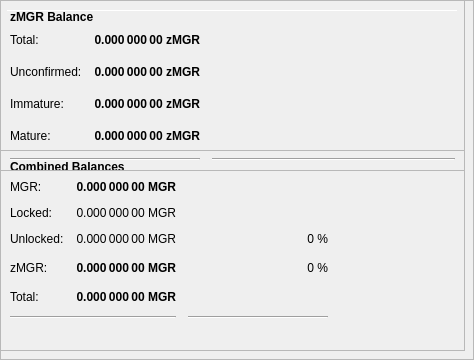
        <widget class="QFrame" name="frameObfuscation">
         <property name="minimumSize">
          <size>
           <width>0</width>
           <height>350</height>
          </size>
         </property>
         <property name="layoutDirection">
          <enum>Qt::LeftToRight</enum>
         </property>
         <property name="frameShape">
          <enum>QFrame::StyledPanel</enum>
         </property>
         <property name="frameShadow">
          <enum>QFrame::Raised</enum>
         </property>
         <widget class="QPushButton" name="runAutoDenom">
          <property name="geometry">
           <rect>
            <x>251</x>
            <y>17</y>
            <width>1</width>
            <height>1</height>
           </rect>
          </property>
          <property name="palette">
           <palette>
            <active>
             <colorrole role="WindowText">
              <brush brushstyle="SolidPattern">
               <color alpha="255">
                <red>0</red>
                <green>0</green>
                <blue>0</blue>
               </color>
              </brush>
             </colorrole>
             <colorrole role="Button">
              <brush brushstyle="SolidPattern">
               <color alpha="255">
                <red>239</red>
                <green>238</green>
                <blue>238</blue>
               </color>
              </brush>
             </colorrole>
             <colorrole role="Light">
              <brush brushstyle="SolidPattern">
               <color alpha="255">
                <red>255</red>
                <green>255</green>
                <blue>255</blue>
               </color>
              </brush>
             </colorrole>
             <colorrole role="Midlight">
              <brush brushstyle="SolidPattern">
               <color alpha="255">
                <red>247</red>
                <green>246</green>
                <blue>246</blue>
               </color>
              </brush>
             </colorrole>
             <colorrole role="Dark">
              <brush brushstyle="SolidPattern">
               <color alpha="255">
                <red>119</red>
                <green>119</green>
                <blue>119</blue>
               </color>
              </brush>
             </colorrole>
             <colorrole role="Mid">
              <brush brushstyle="SolidPattern">
               <color alpha="255">
                <red>159</red>
                <green>159</green>
                <blue>159</blue>
               </color>
              </brush>
             </colorrole>
             <colorrole role="Text">
              <brush brushstyle="SolidPattern">
               <color alpha="255">
                <red>0</red>
                <green>0</green>
                <blue>0</blue>
               </color>
              </brush>
             </colorrole>
             <colorrole role="BrightText">
              <brush brushstyle="SolidPattern">
               <color alpha="255">
                <red>255</red>
                <green>255</green>
                <blue>255</blue>
               </color>
              </brush>
             </colorrole>
             <colorrole role="ButtonText">
              <brush brushstyle="SolidPattern">
               <color alpha="255">
                <red>0</red>
                <green>0</green>
                <blue>0</blue>
               </color>
              </brush>
             </colorrole>
             <colorrole role="Base">
              <brush brushstyle="SolidPattern">
               <color alpha="255">
                <red>255</red>
                <green>255</green>
                <blue>255</blue>
               </color>
              </brush>
             </colorrole>
             <colorrole role="Window">
              <brush brushstyle="SolidPattern">
               <color alpha="255">
                <red>239</red>
                <green>238</green>
                <blue>238</blue>
               </color>
              </brush>
             </colorrole>
             <colorrole role="Shadow">
              <brush brushstyle="SolidPattern">
               <color alpha="255">
                <red>0</red>
                <green>0</green>
                <blue>0</blue>
               </color>
              </brush>
             </colorrole>
             <colorrole role="AlternateBase">
              <brush brushstyle="SolidPattern">
               <color alpha="255">
                <red>247</red>
                <green>246</green>
                <blue>246</blue>
               </color>
              </brush>
             </colorrole>
             <colorrole role="ToolTipBase">
              <brush brushstyle="SolidPattern">
               <color alpha="255">
                <red>255</red>
                <green>255</green>
                <blue>220</blue>
               </color>
              </brush>
             </colorrole>
             <colorrole role="ToolTipText">
              <brush brushstyle="SolidPattern">
               <color alpha="255">
                <red>0</red>
                <green>0</green>
                <blue>0</blue>
               </color>
              </brush>
             </colorrole>
            </active>
            <inactive>
             <colorrole role="WindowText">
              <brush brushstyle="SolidPattern">
               <color alpha="255">
                <red>0</red>
                <green>0</green>
                <blue>0</blue>
               </color>
              </brush>
             </colorrole>
             <colorrole role="Button">
              <brush brushstyle="SolidPattern">
               <color alpha="255">
                <red>239</red>
                <green>238</green>
                <blue>238</blue>
               </color>
              </brush>
             </colorrole>
             <colorrole role="Light">
              <brush brushstyle="SolidPattern">
               <color alpha="255">
                <red>255</red>
                <green>255</green>
                <blue>255</blue>
               </color>
              </brush>
             </colorrole>
             <colorrole role="Midlight">
              <brush brushstyle="SolidPattern">
               <color alpha="255">
                <red>247</red>
                <green>246</green>
                <blue>246</blue>
               </color>
              </brush>
             </colorrole>
             <colorrole role="Dark">
              <brush brushstyle="SolidPattern">
               <color alpha="255">
                <red>119</red>
                <green>119</green>
                <blue>119</blue>
               </color>
              </brush>
             </colorrole>
             <colorrole role="Mid">
              <brush brushstyle="SolidPattern">
               <color alpha="255">
                <red>159</red>
                <green>159</green>
                <blue>159</blue>
               </color>
              </brush>
             </colorrole>
             <colorrole role="Text">
              <brush brushstyle="SolidPattern">
               <color alpha="255">
                <red>0</red>
                <green>0</green>
                <blue>0</blue>
               </color>
              </brush>
             </colorrole>
             <colorrole role="BrightText">
              <brush brushstyle="SolidPattern">
               <color alpha="255">
                <red>255</red>
                <green>255</green>
                <blue>255</blue>
               </color>
              </brush>
             </colorrole>
             <colorrole role="ButtonText">
              <brush brushstyle="SolidPattern">
               <color alpha="255">
                <red>0</red>
                <green>0</green>
                <blue>0</blue>
               </color>
              </brush>
             </colorrole>
             <colorrole role="Base">
              <brush brushstyle="SolidPattern">
               <color alpha="255">
                <red>255</red>
                <green>255</green>
                <blue>255</blue>
               </color>
              </brush>
             </colorrole>
             <colorrole role="Window">
              <brush brushstyle="SolidPattern">
               <color alpha="255">
                <red>239</red>
                <green>238</green>
                <blue>238</blue>
               </color>
              </brush>
             </colorrole>
             <colorrole role="Shadow">
              <brush brushstyle="SolidPattern">
               <color alpha="255">
                <red>0</red>
                <green>0</green>
                <blue>0</blue>
               </color>
              </brush>
             </colorrole>
             <colorrole role="AlternateBase">
              <brush brushstyle="SolidPattern">
               <color alpha="255">
                <red>247</red>
                <green>246</green>
                <blue>246</blue>
               </color>
              </brush>
             </colorrole>
             <colorrole role="ToolTipBase">
              <brush brushstyle="SolidPattern">
               <color alpha="255">
                <red>255</red>
                <green>255</green>
                <blue>220</blue>
               </color>
              </brush>
             </colorrole>
             <colorrole role="ToolTipText">
              <brush brushstyle="SolidPattern">
               <color alpha="255">
                <red>0</red>
                <green>0</green>
                <blue>0</blue>
               </color>
              </brush>
             </colorrole>
            </inactive>
            <disabled>
             <colorrole role="WindowText">
              <brush brushstyle="SolidPattern">
               <color alpha="255">
                <red>119</red>
                <green>119</green>
                <blue>119</blue>
               </color>
              </brush>
             </colorrole>
             <colorrole role="Button">
              <brush brushstyle="SolidPattern">
               <color alpha="255">
                <red>239</red>
                <green>238</green>
                <blue>238</blue>
               </color>
              </brush>
             </colorrole>
             <colorrole role="Light">
              <brush brushstyle="SolidPattern">
               <color alpha="255">
                <red>255</red>
                <green>255</green>
                <blue>255</blue>
               </color>
              </brush>
             </colorrole>
             <colorrole role="Midlight">
              <brush brushstyle="SolidPattern">
               <color alpha="255">
                <red>247</red>
                <green>246</green>
                <blue>246</blue>
               </color>
              </brush>
             </colorrole>
             <colorrole role="Dark">
              <brush brushstyle="SolidPattern">
               <color alpha="255">
                <red>119</red>
                <green>119</green>
                <blue>119</blue>
               </color>
              </brush>
             </colorrole>
             <colorrole role="Mid">
              <brush brushstyle="SolidPattern">
               <color alpha="255">
                <red>159</red>
                <green>159</green>
                <blue>159</blue>
               </color>
              </brush>
             </colorrole>
             <colorrole role="Text">
              <brush brushstyle="SolidPattern">
               <color alpha="255">
                <red>119</red>
                <green>119</green>
                <blue>119</blue>
               </color>
              </brush>
             </colorrole>
             <colorrole role="BrightText">
              <brush brushstyle="SolidPattern">
               <color alpha="255">
                <red>255</red>
                <green>255</green>
                <blue>255</blue>
               </color>
              </brush>
             </colorrole>
             <colorrole role="ButtonText">
              <brush brushstyle="SolidPattern">
               <color alpha="255">
                <red>119</red>
                <green>119</green>
                <blue>119</blue>
               </color>
              </brush>
             </colorrole>
             <colorrole role="Base">
              <brush brushstyle="SolidPattern">
               <color alpha="255">
                <red>239</red>
                <green>238</green>
                <blue>238</blue>
               </color>
              </brush>
             </colorrole>
             <colorrole role="Window">
              <brush brushstyle="SolidPattern">
               <color alpha="255">
                <red>239</red>
                <green>238</green>
                <blue>238</blue>
               </color>
              </brush>
             </colorrole>
             <colorrole role="Shadow">
              <brush brushstyle="SolidPattern">
               <color alpha="255">
                <red>0</red>
                <green>0</green>
                <blue>0</blue>
               </color>
              </brush>
             </colorrole>
             <colorrole role="AlternateBase">
              <brush brushstyle="SolidPattern">
               <color alpha="255">
                <red>239</red>
                <green>238</green>
                <blue>238</blue>
               </color>
              </brush>
             </colorrole>
             <colorrole role="ToolTipBase">
              <brush brushstyle="SolidPattern">
               <color alpha="255">
                <red>255</red>
                <green>255</green>
                <blue>220</blue>
               </color>
              </brush>
             </colorrole>
             <colorrole role="ToolTipText">
              <brush brushstyle="SolidPattern">
               <color alpha="255">
                <red>0</red>
                <green>0</green>
                <blue>0</blue>
               </color>
              </brush>
             </colorrole>
            </disabled>
           </palette>
          </property>
          <property name="focusPolicy">
           <enum>Qt::NoFocus</enum>
          </property>
          <property name="autoFillBackground">
           <bool>true</bool>
          </property>
          <property name="text">
           <string/>
          </property>
          <property name="flat">
           <bool>true</bool>
          </property>
         </widget>
         <widget class="Line" name="line">
          <property name="geometry">
           <rect>
            <x>7</x>
            <y>10</y>
            <width>451</width>
            <height>1</height>
           </rect>
          </property>
          <property name="orientation">
           <enum>Qt::Horizontal</enum>
          </property>
         </widget>
         <widget class="QFrame" name="frame_3">
          <property name="geometry">
           <rect>
            <x>0</x>
            <y>150</y>
            <width>465</width>
            <height>201</height>
           </rect>
          </property>
          <property name="frameShape">
           <enum>QFrame::StyledPanel</enum>
          </property>
          <property name="frameShadow">
           <enum>QFrame::Raised</enum>
          </property>
          <layout class="QVBoxLayout" name="verticalLayout_5">
           <item>
            <layout class="QHBoxLayout" name="horizontalLayout_5" stretch="0">
             <item>
              <widget class="QLabel" name="label_5z">
               <property name="maximumSize">
                <size>
                 <width>16777215</width>
                 <height>20</height>
                </size>
               </property>
               <property name="font">
                <font>
                 <weight>75</weight>
                 <bold>true</bold>
                </font>
               </property>
               <property name="toolTip">
                <string>Combined Balances (including unconfirmed and immature coins)</string>
               </property>
               <property name="text">
                <string>&lt;html&gt;&lt;head/&gt;&lt;body&gt;&lt;p&gt;Combined Balances&lt;/p&gt;&lt;/body&gt;&lt;/html&gt;</string>
               </property>
              </widget>
             </item>
            </layout>
           </item>
           <item>
            <layout class="QGridLayout" name="gridLayout_3">
             <property name="spacing">
              <number>12</number>
             </property>
             <item row="7" column="0" colspan="2">
              <widget class="Line" name="lineSpendableBalance_3">
               <property name="orientation">
                <enum>Qt::Horizontal</enum>
               </property>
              </widget>
             </item>
             <item row="7" column="2">
              <widget class="Line" name="lineWatchBalance_3">
               <property name="sizePolicy">
                <sizepolicy hsizetype="Preferred" vsizetype="Fixed">
                 <horstretch>0</horstretch>
                 <verstretch>0</verstretch>
                </sizepolicy>
               </property>
               <property name="minimumSize">
                <size>
                 <width>140</width>
                 <height>0</height>
                </size>
               </property>
               <property name="orientation">
                <enum>Qt::Horizontal</enum>
               </property>
              </widget>
             </item>
             <item row="4" column="1">
              <widget class="QLabel" name="labelzBalancez">
               <property name="font">
                <font>
                 <weight>75</weight>
                 <bold>true</bold>
                </font>
               </property>
               <property name="cursor">
                <cursorShape>IBeamCursor</cursorShape>
               </property>
               <property name="toolTip">
                <string>Total of transactions that have yet to be confirmed, and do not yet count toward the spendable balance</string>
               </property>
               <property name="text">
                <string notr="true">0.000 000 00 MGR</string>
               </property>
               <property name="alignment">
                <set>Qt::AlignRight|Qt::AlignTrailing|Qt::AlignVCenter</set>
               </property>
               <property name="textInteractionFlags">
                <set>Qt::LinksAccessibleByMouse|Qt::TextSelectableByKeyboard|Qt::TextSelectableByMouse</set>
               </property>
              </widget>
             </item>
             <item row="6" column="1">
              <widget class="QLabel" name="labelTotalz">
               <property name="font">
                <font>
                 <weight>75</weight>
                 <bold>true</bold>
                </font>
               </property>
               <property name="cursor">
                <cursorShape>IBeamCursor</cursorShape>
               </property>
               <property name="toolTip">
                <string>Total Balance, including unconfirmed and immature coins.</string>
               </property>
               <property name="text">
                <string notr="true">0.000 000 00 MGR</string>
               </property>
               <property name="alignment">
                <set>Qt::AlignRight|Qt::AlignTrailing|Qt::AlignVCenter</set>
               </property>
               <property name="textInteractionFlags">
                <set>Qt::LinksAccessibleByMouse|Qt::TextSelectableByKeyboard|Qt::TextSelectableByMouse</set>
               </property>
              </widget>
             </item>
             <item row="4" column="3">
              <spacer name="horizontalSpacer_6">
               <property name="orientation">
                <enum>Qt::Horizontal</enum>
               </property>
               <property name="sizeHint" stdset="0">
                <size>
                 <width>40</width>
                 <height>20</height>
                </size>
               </property>
              </spacer>
             </item>
             <item row="6" column="0">
              <widget class="QLabel" name="labelTotalTextz">
               <property name="text">
                <string>Total:</string>
               </property>
              </widget>
             </item>
             <item row="1" column="0">
              <widget class="QLabel" name="labelBalanceTextz">
               <property name="text">
                <string>MGR:</string>
               </property>
              </widget>
             </item>
             <item row="1" column="1">
              <widget class="QLabel" name="labelBalancez">
               <property name="font">
                <font>
                 <weight>75</weight>
                 <bold>true</bold>
                </font>
               </property>
               <property name="cursor">
                <cursorShape>IBeamCursor</cursorShape>
               </property>
               <property name="toolTip">
                <string>Your current spendable balance</string>
               </property>
               <property name="text">
                <string notr="true">0.000 000 00 MGR</string>
               </property>
               <property name="alignment">
                <set>Qt::AlignRight|Qt::AlignTrailing|Qt::AlignVCenter</set>
               </property>
               <property name="textInteractionFlags">
                <set>Qt::LinksAccessibleByMouse|Qt::TextSelectableByKeyboard|Qt::TextSelectableByMouse</set>
               </property>
              </widget>
             </item>
             <item row="4" column="0">
              <widget class="QLabel" name="labelzBalanceTextz">
               <property name="toolTip">
                <string/>
               </property>
               <property name="text">
                <string>zMGR:</string>
               </property>
              </widget>
             </item>
             <item row="4" column="2">
              <widget class="QLabel" name="labelzMGRPercent">
               <property name="toolTip">
                <string>Current percentage of zMGR.
If AutoMint is enabled this percentage will settle around the configured AutoMint percentage (default = 10%)</string>
               </property>
               <property name="text">
                <string>0 %</string>
               </property>
               <property name="alignment">
                <set>Qt::AlignRight|Qt::AlignTrailing|Qt::AlignVCenter</set>
               </property>
              </widget>
             </item>
             <item row="6" column="2">
              <widget class="QLabel" name="label100Percent">
               <property name="text">
                <string/>
               </property>
               <property name="alignment">
                <set>Qt::AlignRight|Qt::AlignTrailing|Qt::AlignVCenter</set>
               </property>
              </widget>
             </item>
             <item row="2" column="1">
              <widget class="QLabel" name="labelLockedBalance">
               <property name="toolTip">
                <string>Locked MGR or Masternode collaterals. These are excluded from zMGR minting.</string>
               </property>
               <property name="text">
                <string>0.000 000 00 MGR</string>
               </property>
               <property name="alignment">
                <set>Qt::AlignRight|Qt::AlignTrailing|Qt::AlignVCenter</set>
               </property>
              </widget>
             </item>
             <item row="2" column="0">
              <widget class="QLabel" name="labelLockedBalanceText">
               <property name="toolTip">
                <string>Locked MGR or Masternode collaterals. These are excluded from zMGR minting.</string>
               </property>
               <property name="text">
                <string>Locked:</string>
               </property>
              </widget>
             </item>
             <item row="3" column="0">
              <widget class="QLabel" name="labelUnLockedBalanceText">
               <property name="toolTip">
                <string>Unlocked MGRs. These can be used for zMGR minting.</string>
               </property>
               <property name="text">
                <string>Unlocked:</string>
               </property>
              </widget>
             </item>
             <item row="3" column="1">
              <widget class="QLabel" name="labelUnLockedBalance">
               <property name="toolTip">
                <string>Unlocked MGRs. These can be used for zMGR minting.</string>
               </property>
               <property name="text">
                <string>0.000 000 00 MGR</string>
               </property>
               <property name="alignment">
                <set>Qt::AlignRight|Qt::AlignTrailing|Qt::AlignVCenter</set>
               </property>
              </widget>
             </item>
             <item row="3" column="2">
              <widget class="QLabel" name="labelMGRPercent">
               <property name="text">
                <string>0 %</string>
               </property>
               <property name="alignment">
                <set>Qt::AlignRight|Qt::AlignTrailing|Qt::AlignVCenter</set>
               </property>
              </widget>
             </item>
            </layout>
           </item>
           <item>
            <spacer name="verticalSpacer">
             <property name="orientation">
              <enum>Qt::Vertical</enum>
             </property>
             <property name="sizeHint" stdset="0">
              <size>
               <width>20</width>
               <height>40</height>
              </size>
             </property>
            </spacer>
           </item>
          </layout>
         </widget>
         <widget class="QFrame" name="frame_4">
          <property name="geometry">
           <rect>
            <x>0</x>
            <y>0</y>
            <width>465</width>
            <height>171</height>
           </rect>
          </property>
          <property name="frameShape">
           <enum>QFrame::StyledPanel</enum>
          </property>
          <property name="frameShadow">
           <enum>QFrame::Raised</enum>
          </property>
          <layout class="QVBoxLayout" name="verticalLayout_7">
           <item>
            <layout class="QHBoxLayout" name="horizontalLayout_8" stretch="0">
             <item>
              <widget class="QLabel" name="label_5z_3">
               <property name="maximumSize">
                <size>
                 <width>16777215</width>
                 <height>20</height>
                </size>
               </property>
               <property name="font">
                <font>
                 <weight>75</weight>
                 <bold>true</bold>
                </font>
               </property>
               <property name="text">
                <string>zMGR Balance</string>
               </property>
              </widget>
             </item>
            </layout>
           </item>
           <item>
            <layout class="QGridLayout" name="gridLayout_5">
             <property name="spacing">
              <number>12</number>
             </property>
             <item row="4" column="0">
              <widget class="QLabel" name="labelzBalanceMatureText">
               <property name="toolTip">
                <string>Mature: more than 20 confirmation and more than 1 mints of the same denomination after it was minted.
These zMGR are spendable.</string>
               </property>
               <property name="text">
                <string>Mature:</string>
               </property>
              </widget>
             </item>
             <item row="5" column="0" colspan="2">
              <widget class="Line" name="lineSpendableBalance_5">
               <property name="orientation">
                <enum>Qt::Horizontal</enum>
               </property>
              </widget>
             </item>
             <item row="1" column="1">
              <widget class="QLabel" name="labelzBalance">
               <property name="font">
                <font>
                 <weight>75</weight>
                 <bold>true</bold>
                </font>
               </property>
               <property name="cursor">
                <cursorShape>IBeamCursor</cursorShape>
               </property>
               <property name="toolTip">
                <string>All available zMGR, unconfirmed and immature zMGR included.</string>
               </property>
               <property name="text">
                <string notr="true">0.000 000 00 zMGR</string>
               </property>
               <property name="alignment">
                <set>Qt::AlignRight|Qt::AlignTrailing|Qt::AlignVCenter</set>
               </property>
               <property name="textInteractionFlags">
                <set>Qt::LinksAccessibleByMouse|Qt::TextSelectableByKeyboard|Qt::TextSelectableByMouse</set>
               </property>
              </widget>
             </item>
             <item row="5" column="2">
              <widget class="Line" name="lineWatchBalance_5">
               <property name="sizePolicy">
                <sizepolicy hsizetype="Preferred" vsizetype="Fixed">
                 <horstretch>0</horstretch>
                 <verstretch>0</verstretch>
                </sizepolicy>
               </property>
               <property name="minimumSize">
                <size>
                 <width>140</width>
                 <height>0</height>
                </size>
               </property>
               <property name="orientation">
                <enum>Qt::Horizontal</enum>
               </property>
              </widget>
             </item>
             <item row="1" column="0">
              <widget class="QLabel" name="labelzBalanceText">
               <property name="toolTip">
                <string>All available zMGR, unconfirmed and immature zMGR included.</string>
               </property>
               <property name="text">
                <string>Total:</string>
               </property>
              </widget>
             </item>
             <item row="1" column="2">
              <spacer name="horizontalSpacer_8">
               <property name="orientation">
                <enum>Qt::Horizontal</enum>
               </property>
               <property name="sizeHint" stdset="0">
                <size>
                 <width>40</width>
                 <height>20</height>
                </size>
               </property>
              </spacer>
             </item>
             <item row="4" column="2">
              <spacer name="horizontalSpacer_4">
               <property name="orientation">
                <enum>Qt::Horizontal</enum>
               </property>
               <property name="sizeHint" stdset="0">
                <size>
                 <width>40</width>
                 <height>20</height>
                </size>
               </property>
              </spacer>
             </item>
             <item row="4" column="1">
              <widget class="QLabel" name="labelzBalanceMature">
               <property name="font">
                <font>
                 <weight>75</weight>
                 <bold>true</bold>
                </font>
               </property>
               <property name="toolTip">
                <string>Mature: more than 20 confirmation and more than 1 mints of the same denomination after it was minted.
These zMGR are spendable.</string>
               </property>
               <property name="text">
                <string>0.000 000 00 zMGR</string>
               </property>
               <property name="alignment">
                <set>Qt::AlignRight|Qt::AlignTrailing|Qt::AlignVCenter</set>
               </property>
              </widget>
             </item>
             <item row="2" column="0">
              <widget class="QLabel" name="labelzBalanceUnconfirmedText">
               <property name="toolTip">
                <string>Unconfirmed: less than 20 confirmations
Immature: confirmed, but less than 1 mints of the same denomination after it was minted</string>
               </property>
               <property name="text">
                <string>Unconfirmed:</string>
               </property>
              </widget>
             </item>
             <item row="2" column="1">
              <widget class="QLabel" name="labelzBalanceUnconfirmed">
               <property name="font">
                <font>
                 <weight>75</weight>
                 <bold>true</bold>
                </font>
               </property>
               <property name="toolTip">
                <string>Unconfirmed: less than 20 confirmations
Immature: confirmed, but less than 1 mints of the same denomination after it was minted</string>
               </property>
               <property name="text">
                <string>0.000 000 00 zMGR</string>
               </property>
               <property name="alignment">
                <set>Qt::AlignRight|Qt::AlignTrailing|Qt::AlignVCenter</set>
               </property>
              </widget>
             </item>
             <item row="2" column="2">
              <spacer name="horizontalSpacer_5">
               <property name="orientation">
                <enum>Qt::Horizontal</enum>
               </property>
               <property name="sizeHint" stdset="0">
                <size>
                 <width>40</width>
                 <height>20</height>
                </size>
               </property>
              </spacer>
             </item>
             <item row="3" column="0">
              <widget class="QLabel" name="labelzBalanceImmatureText">
               <property name="toolTip">
                <string>Unconfirmed: less than 20 confirmations
Immature: confirmed, but less than 1 mints of the same denomination after it was minted</string>
               </property>
               <property name="text">
                <string>Immature:</string>
               </property>
              </widget>
             </item>
             <item row="3" column="1">
              <widget class="QLabel" name="labelzBalanceImmature">
               <property name="font">
                <font>
                 <weight>75</weight>
                 <bold>true</bold>
                </font>
               </property>
               <property name="toolTip">
                <string>Unconfirmed: less than 20 confirmations
Immature: confirmed, but less than 1 mints of the same denomination after it was minted</string>
               </property>
               <property name="text">
                <string>0.000 000 00 zMGR</string>
               </property>
               <property name="alignment">
                <set>Qt::AlignRight|Qt::AlignTrailing|Qt::AlignVCenter</set>
               </property>
              </widget>
             </item>
             <item row="3" column="2">
              <spacer name="horizontalSpacer_7">
               <property name="orientation">
                <enum>Qt::Horizontal</enum>
               </property>
               <property name="sizeHint" stdset="0">
                <size>
                 <width>40</width>
                 <height>20</height>
                </size>
               </property>
              </spacer>
             </item>
            </layout>
           </item>
          </layout>
         </widget>
        </widget>
